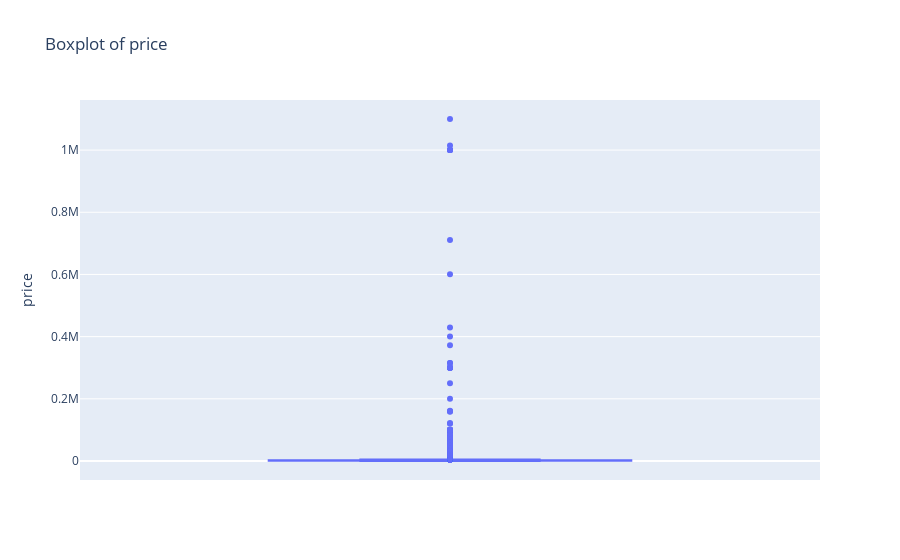
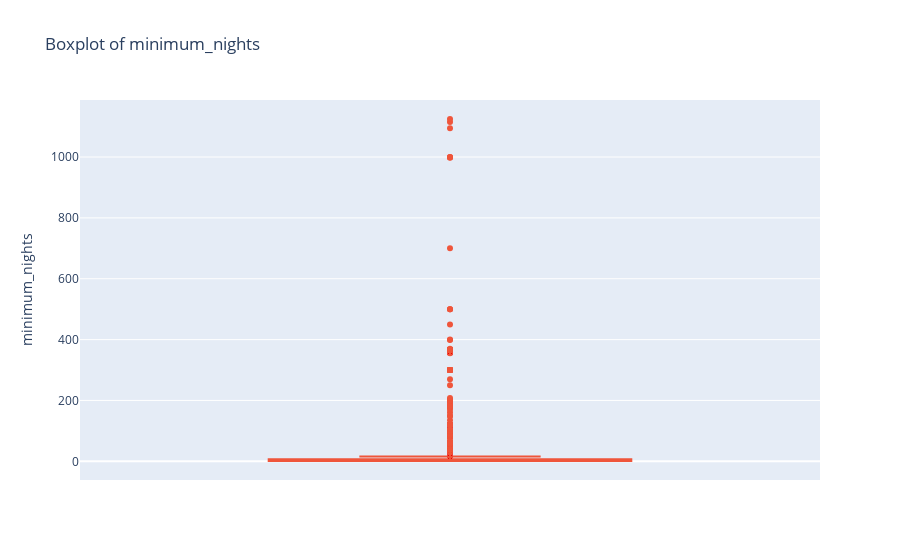
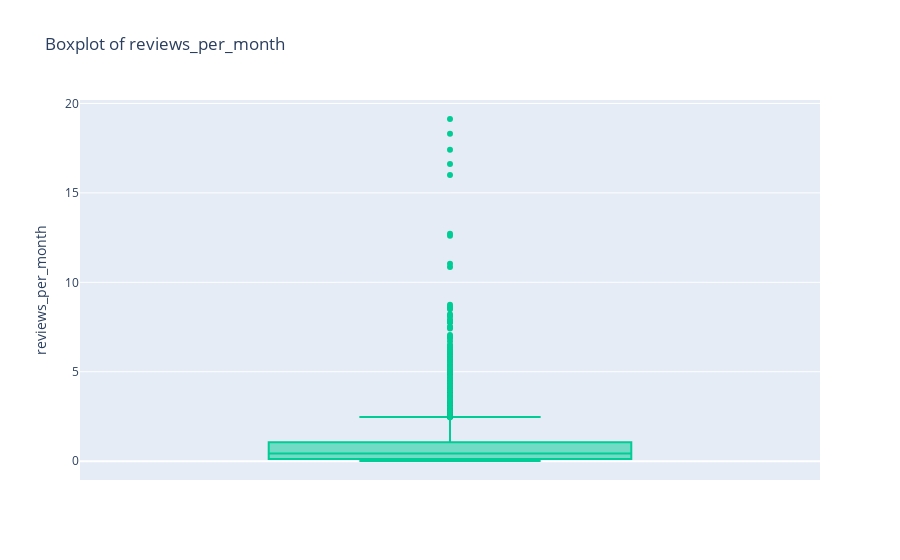
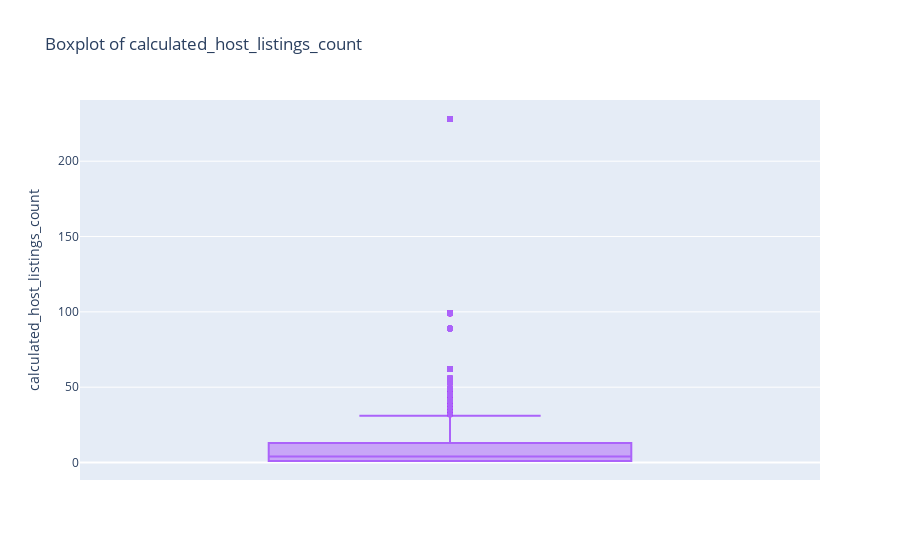

Notebook code cell kept with these figures, in order:
### Markdown cell above
## Checking Outlier

### Code cell
# Boxplot visualisation for each column
import plotly.express as px

colors = px.colors.qualitative.Plotly
fig = None
for column, color in zip(df_num.columns, colors):
    fig = px.box(df_num, y=column, color_discrete_sequence=[color], 
                 title=f'Boxplot of {column}')
    fig.show()

# Table for outliers results in each column
# Iterasi untuk setiap kolom numerik
outlier_info =[]
for col in df_num.columns:
    q1 = df_num[col].quantile(0.25)
    median = df_num[col].median()
    q3 = df_num[col].quantile(0.75)
    IQR = q3 - q1
    lower_bound = df_num[col].min()
    upper_bound = q3 +(1.5*IQR)
    outliers = df_num[(df_num[col] < lower_bound )| (df_num[col] > upper_bound)]
    num_outliers = len(outliers)
    outlier_info.append([col, lower_bound, q1,median,q3, upper_bound,IQR, num_outliers])

outlier_df = pd.DataFrame(outlier_info, columns = ['Column Name', 'Lower Bound', 'Q1', 'Median', 'Q3', 'Upper Bound', 'IQR', 'Total Outliers'])
outlier_df.sort_values('Total Outliers', ascending = False).reset_index(drop=True)

### Figure 1 — Plotly figure (JSON) as saved in the notebook; plotly's stock layout.template omitted (floating-point values rounded to 4 significant figures; data arrays with more than 128 entries replaced by an {"elided": "..."} marker saying what was removed)
{"data": [{"alignmentgroup": "True", "hovertemplate": "price=%{y}<extra></extra>", "legendgroup": "", "marker": {"color": "#636EFA"}, "name": "", "notched": false, "offsetgroup": "", "orientation": "v", "showlegend": false, "type": "box", "x0": " ", "xaxis": "x", "y": {"elided": "15854 int values"}, "y0": " ", "yaxis": "y"}], "layout": {"boxmode": "group", "legend": {"tracegroupgap": 0}, "title": {"text": "Boxplot of price"}, "xaxis": {"anchor": "y", "domain": [0, 1]}, "yaxis": {"anchor": "x", "domain": [0, 1], "title": {"text": "price"}}}}

### Figure 2 — Plotly figure (JSON) as saved in the notebook; plotly's stock layout.template omitted (floating-point values rounded to 4 significant figures; data arrays with more than 128 entries replaced by an {"elided": "..."} marker saying what was removed)
{"data": [{"alignmentgroup": "True", "hovertemplate": "minimum_nights=%{y}<extra></extra>", "legendgroup": "", "marker": {"color": "#EF553B"}, "name": "", "notched": false, "offsetgroup": "", "orientation": "v", "showlegend": false, "type": "box", "x0": " ", "xaxis": "x", "y": {"elided": "15854 int values"}, "y0": " ", "yaxis": "y"}], "layout": {"boxmode": "group", "legend": {"tracegroupgap": 0}, "title": {"text": "Boxplot of minimum_nights"}, "xaxis": {"anchor": "y", "domain": [0, 1]}, "yaxis": {"anchor": "x", "domain": [0, 1], "title": {"text": "minimum_nights"}}}}

### Figure 3 — Plotly figure (JSON) as saved in the notebook; plotly's stock layout.template omitted (floating-point values rounded to 4 significant figures; data arrays with more than 128 entries replaced by an {"elided": "..."} marker saying what was removed)
{"data": [{"alignmentgroup": "True", "hovertemplate": "reviews_per_month=%{y}<extra></extra>", "legendgroup": "", "marker": {"color": "#00CC96"}, "name": "", "notched": false, "offsetgroup": "", "orientation": "v", "showlegend": false, "type": "box", "x0": " ", "xaxis": "x", "y": {"elided": "15854 float values"}, "y0": " ", "yaxis": "y"}], "layout": {"boxmode": "group", "legend": {"tracegroupgap": 0}, "title": {"text": "Boxplot of reviews_per_month"}, "xaxis": {"anchor": "y", "domain": [0, 1]}, "yaxis": {"anchor": "x", "domain": [0, 1], "title": {"text": "reviews_per_month"}}}}

### Figure 4 — Plotly figure (JSON) as saved in the notebook; plotly's stock layout.template omitted (floating-point values rounded to 4 significant figures; data arrays with more than 128 entries replaced by an {"elided": "..."} marker saying what was removed)
{"data": [{"alignmentgroup": "True", "hovertemplate": "calculated_host_listings_count=%{y}<extra></extra>", "legendgroup": "", "marker": {"color": "#AB63FA"}, "name": "", "notched": false, "offsetgroup": "", "orientation": "v", "showlegend": false, "type": "box", "x0": " ", "xaxis": "x", "y": {"elided": "15854 int values"}, "y0": " ", "yaxis": "y"}], "layout": {"boxmode": "group", "legend": {"tracegroupgap": 0}, "title": {"text": "Boxplot of calculated_host_listings_count"}, "xaxis": {"anchor": "y", "domain": [0, 1]}, "yaxis": {"anchor": "x", "domain": [0, 1], "title": {"text": "calculated_host_listings_count"}}}}
